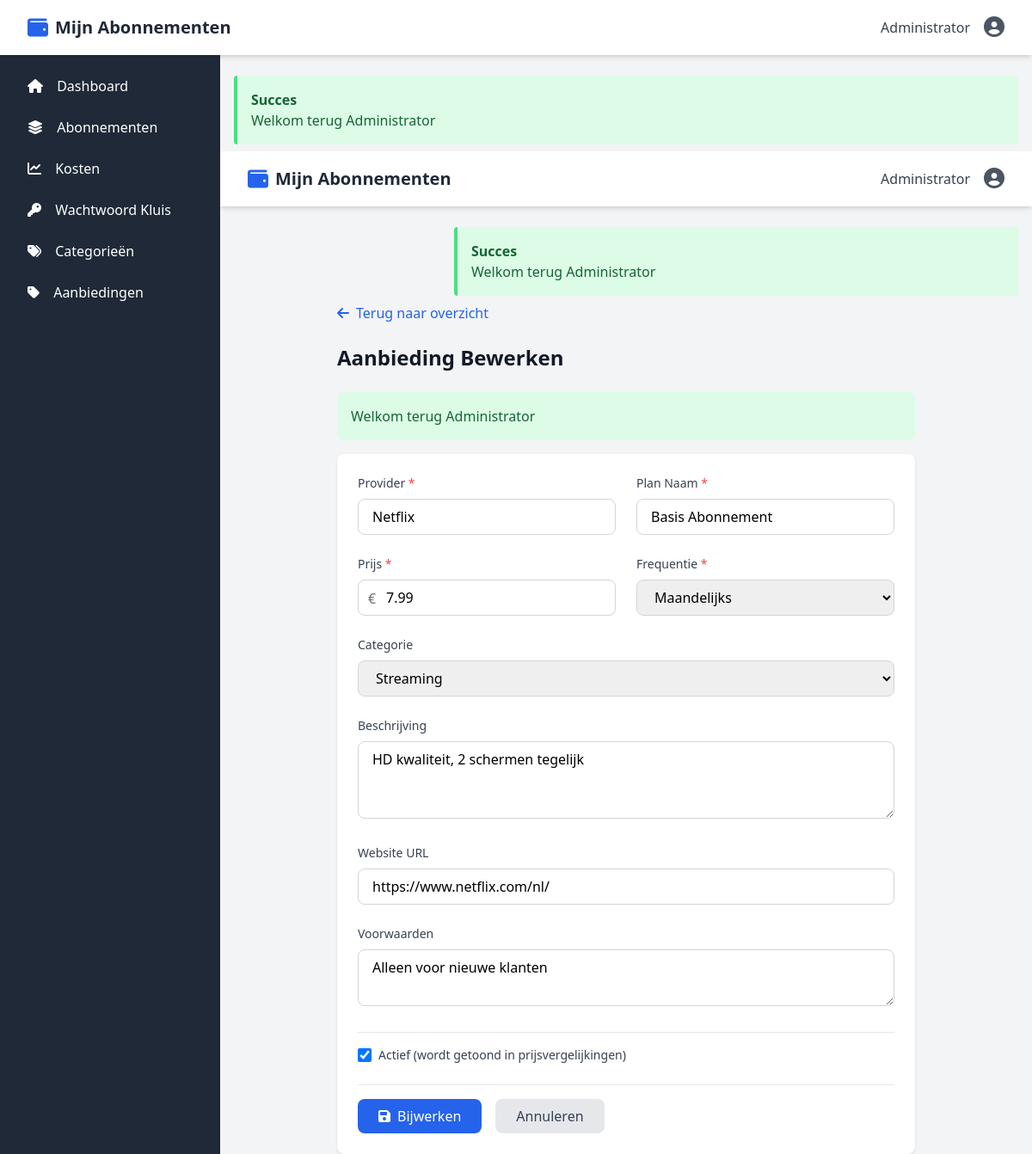
Screenshot of /offers/1/edit (signed in) with the database file from the repository.
### tables this page shows
CREATE TABLE IF NOT EXISTS offers (
    id INT PRIMARY KEY AUTO_INCREMENT,
    provider VARCHAR(191) NOT NULL COMMENT 'Aanbieder naam (bijv. Ziggo, VGZ)',
    plan_name VARCHAR(255) NOT NULL COMMENT 'Plan/product naam',
    price DECIMAL(10, 2) NOT NULL COMMENT 'Prijs',
    frequency ENUM('monthly', 'yearly') NOT NULL DEFAULT 'monthly',
    category VARCHAR(100) DEFAULT NULL COMMENT 'Categorie (streaming, internet, verzekering, etc.)',
    description TEXT DEFAULT NULL COMMENT 'Beschrijving van het aanbod',
    url VARCHAR(1024) DEFAULT NULL COMMENT 'Link naar aanbieding',
    features JSON DEFAULT NULL COMMENT 'Extra features (snelheid, dekking, etc.)',
    conditions TEXT DEFAULT NULL COMMENT 'Voorwaarden',
    is_active TINYINT DEFAULT 1 COMMENT 'Actief aanbod?',
    last_checked DATETIME DEFAULT NULL COMMENT 'Laatste keer gecontroleerd',
    created_at TIMESTAMP DEFAULT CURRENT_TIMESTAMP,
    updated_at TIMESTAMP DEFAULT CURRENT_TIMESTAMP ON UPDATE CURRENT_TIMESTAMP,
    INDEX idx_category (category),
    INDEX idx_active (is_active),
    INDEX idx_price (price)
);

CREATE TABLE IF NOT EXISTS categories (
    id INT PRIMARY KEY AUTO_INCREMENT,
    user_id INT NOT NULL DEFAULT 6,
    name VARCHAR(100) NOT NULL,
    color VARCHAR(7),
    created_at TIMESTAMP DEFAULT CURRENT_TIMESTAMP,
    FOREIGN KEY (user_id) REFERENCES users(id) ON DELETE CASCADE,
    UNIQUE KEY unique_category_name (name),
    INDEX idx_user_id (user_id)
);

### app/Views/offers/edit.php (the view, shortened to what the rows shown need)
<?php
require_once __DIR__ . '/../layout.php';
?>
<div class="max-w-2xl mx-auto">
    <div class="mb-6">
        <a href="/offers" class="text-blue-600 hover:text-blue-800">
            <i class="fas fa-arrow-left mr-2"></i>Terug naar overzicht
        </a>
    </div>
    <h1 class="text-2xl font-bold text-gray-900 mb-6">Aanbieding Bewerken</h1>
    <?php if (!empty($flash)): ?>
    <div class="mb-4 p-4 rounded-lg <?= $flash['type'] === 'error' ? 'bg-red-100 text-red-800' : 'bg-green-100 text-green-800' ?>">
        <?= esc_html($flash['message']) ?>
    </div>
    <?php endif; ?>
    <form method="POST" action="/offers/<?= $offer['id'] ?>" class="bg-white rounded-lg shadow p-6 space-y-6">
        <div class="grid grid-cols-1 md:grid-cols-2 gap-6">
            <div>
                <label for="provider" class="block text-sm font-medium text-gray-700 mb-2">
                    Provider <span class="text-red-500">*</span>
                </label>
                <input
                    type="text"
                    id="provider"
                    name="provider"
                    required
                    value="<?= esc_attr($offer['provider']) ?>"
                    class="w-full px-4 py-2 border border-gray-300 rounded-lg focus:ring-2 focus:ring-blue-500 focus:border-transparent"
                >
            </div>
            <div>
                <label for="plan_name" class="block text-sm font-medium text-gray-700 mb-2">
                    Plan Naam <span class="text-red-500">*</span>
                </label>
                <input
                    type="text"
                    id="plan_name"
                    name="plan_name"
                    required
                    value="<?= esc_attr($offer['plan_name']) ?>"
                    class="w-full px-4 py-2 border border-gray-300 rounded-lg focus:ring-2 focus:ring-blue-500 focus:border-transparent"
                >
            </div>
        </div>
        <div class="grid grid-cols-1 md:grid-cols-2 gap-6">
            <div>
                <label for="price" class="block text-sm font-medium text-gray-700 mb-2">
                    Prijs <span class="text-red-500">*</span>
                </label>
                <div class="relative">
                    <span class="absolute left-3 top-2.5 text-gray-500">€</span>
                    <input
                        type="number"
                        step="0.01"
                        id="price"
                        name="price"
                        required
                        min="0"
                        value="<?= esc_attr($offer['price']) ?>"
                        class="w-full pl-8 pr-4 py-2 border border-gray-300 rounded-lg focus:ring-2 focus:ring-blue-500 focus:border-transparent"
                    >
                </div>
            </div>
            <div>
                <label for="frequency" class="block text-sm font-medium text-gray-700 mb-2">
                    Frequentie <span class="text-red-500">*</span>
                </label>
                <select
                    id="frequency"
                    name="frequency"
                    required
                    class="w-full px-4 py-2 border border-gray-300 rounded-lg focus:ring-2 focus:ring-blue-500 focus:border-transparent"
                >
                    <option value="monthly" <?= $offer['frequency'] === 'monthly' ? 'selected' : '' ?>>Maandelijks</option>
                </select>
            </div>
        </div>
        <div>
            <label for="category" class="block text-sm font-medium text-gray-700 mb-2">
                Categorie
            </label>
            <select
                id="category"
                name="category"
                class="w-full px-4 py-2 border border-gray-300 rounded-lg focus:ring-2 focus:ring-blue-500 focus:border-transparent"
            >
                <?php foreach ($categories as $cat): ?>
                    <option value="<?= esc_attr($cat['name']) ?>" <?= ($offer['category'] ?? '') === $cat['name'] ? 'selected' : '' ?>>
                        <?= esc_html($cat['name']) ?>
                    </option>
                <?php endforeach; ?>
            </select>
        </div>
        <div>
            <label for="description" class="block text-sm font-medium text-gray-700 mb-2">
                Beschrijving
            </label>
            <textarea
                id="description"
                name="description"
                rows="3"
                class="w-full px-4 py-2 border border-gray-300 rounded-lg focus:ring-2 focus:ring-blue-500 focus:border-transparent"
            ><?= esc_html($offer['description'] ?? '') ?></textarea>
        </div>
        <div>
            <label for="url" class="block text-sm font-medium text-gray-700 mb-2">
                Website URL
            </label>
            <input
                type="url"
                id="url"
                name="url"
                value="<?= esc_attr($offer['url'] ?? '') ?>"
                class="w-full px-4 py-2 border border-gray-300 rounded-lg focus:ring-2 focus:ring-blue-500 focus:border-transparent"
            >
        </div>
        <div>
            <label for="conditions" class="block text-sm font-medium text-gray-700 mb-2">
                Voorwaarden
            </label>
            <textarea
                id="conditions"
                name="conditions"
                rows="2"
                class="w-full px-4 py-2 border border-gray-300 rounded-lg focus:ring-2 focus:ring-blue-500 focus:border-transparent"
            ><?= esc_html($offer['conditions'] ?? '') ?></textarea>
        </div>
        <div class="border-t pt-4">
            <label class="flex items-center">
                <input
                    type="checkbox"
                    name="is_active"
                    <?= $offer['is_active'] ? 'checked' : '' ?>
                    class="w-4 h-4 text-blue-600 border-gray-300 rounded focus:ring-blue-500"
                >
                <span class="ml-2 text-sm text-gray-700">
                    Actief (wordt getoond in prijsvergelijkingen)
                </span>
            </label>
        </div>
        <div class="flex gap-4 pt-4 border-t">
            <button
                type="submit"
                class="bg-blue-600 text-white px-6 py-2 rounded-lg hover:bg-blue-700 transition font-medium"
            >
                <i class="fas fa-save mr-2"></i>Bijwerken
            </button>
            <a
                href="/offers"
                class="bg-gray-200 text-gray-700 px-6 py-2 rounded-lg hover:bg-gray-300 transition font-medium"
            >
                Annuleren
            </a>
        </div>
    </form>
</div>

### app/Router.php (shortened to what the rows shown need)
<?php
class Router
{
    private $routes = [];
    public function get($path, $callback)
    {
        $this->routes['GET'][$path] = $callback;
        return $this;
    }
    public function post($path, $callback)
    {
        $this->routes['POST'][$path] = $callback;
        return $this;
    }
    public function dispatch()
    {
        $method = $_SERVER['REQUEST_METHOD'];
        $path = $this->parse_path($_SERVER['REQUEST_URI']);
        foreach ($this->routes[$method] ?? [] as $route => $callback) {
            $pattern = $this->route_to_regex($route);
            if (preg_match($pattern, $path, $matches)) {
                array_shift($matches);
                $this->execute_route($callback, $matches);
                return;
            }
        }
        exit;
    }
    private function parse_path($uri)
    {
        $path = parse_url($uri, PHP_URL_PATH);
        $app_url = config('app.url', 'http://localhost');
        $parsed_url = parse_url($app_url);
        return '/' . ltrim($path, '/');
    }
    private function route_to_regex($route)
    {
        $pattern = str_replace('/', '\/', $route);
        $pattern = preg_replace('/\{(\w+)\}/', '([^\/]+)', $pattern);
        return '/^' . $pattern . '$/';
    }
    private function execute_route($callback, $params = [])
    {
        if (is_string($callback)) {
            list($controller, $method) = explode('@', $callback);
            $instance = new $controller_class;
            call_user_func_array([$instance, $method], $params);
        } elseif (is_callable($callback)) {
            call_user_func_array($callback, $params);
        }
    }
}

### rows the page displays
offers: provider "Netflix", plan_name "Basis Abonnement", price "7.99", frequency "Maandelijks", category "Streaming", description "HD kwaliteit, 2 schermen tegelijk", url "https://www.netflix.com/nl/", conditions "Alleen voor nieuwe klanten", is_active "☑"
